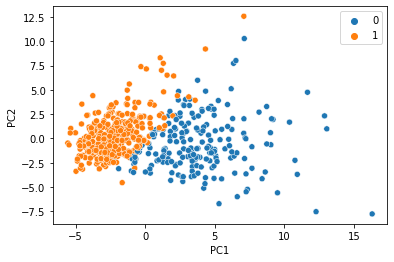
#> input picture data/2d.png, 394 x 262 px, found by its file name
$ jupyter execute Image_Operations.ipynb
#> lines starting #> are read from the running program, lines starting #| are printed output that depends on the picture
<a href="https://colab.research.google.com/github/fahimabrar/Machine-Learning/blob/main/Image_Operations.ipynb" target="_parent"></a>

[cell 1]
import cv2
from google.colab.patches import cv2_imshow
from skimage import io

## we cannot read the image directly from url using opencv, thats why we used skimage.io

[cell 2]
# read the images
im1 = io.imread('https://raw.githubusercontent.com/fahimabrar/Machine-Learning/main/data/2d.png')
#> im1 is the input picture: shape (262, 394, 4); mean R, G, B, A 242.3, 241.1, 239.6, 182.3
im2 = io.imread('https://raw.githubusercontent.com/fahimabrar/Machine-Learning/main/data/3d.png')
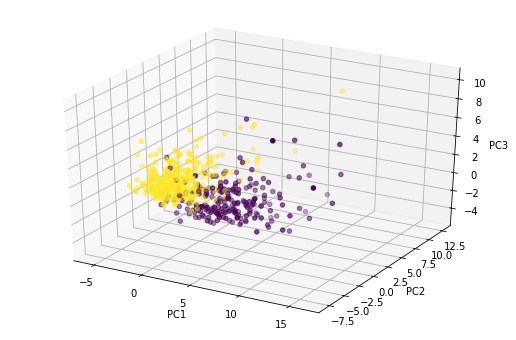
#> input picture data/3d.png, 516 x 340 px, found by its file name
#> im2 is the input picture: shape (340, 516, 4); mean R, G, B, A 243.3, 242.2, 240.4, 237.9

## insted of opencv funciton cv2.imshow we will use cv2_imshow that is imported above. Opencv imshow not worked in google colab environment, but will work fine on your local pc

[cell 3]
cv2_imshow(im1)

[cell 4]
cv2_imshow(im2)

[cell 5]
print(im1.shape)
#| (262, 394, 4)
print(im2.shape)
#| (340, 516, 4)

[cell 6]
# vertically concatenates images
# of same width
concat = cv2.hconcat([im1, im1])
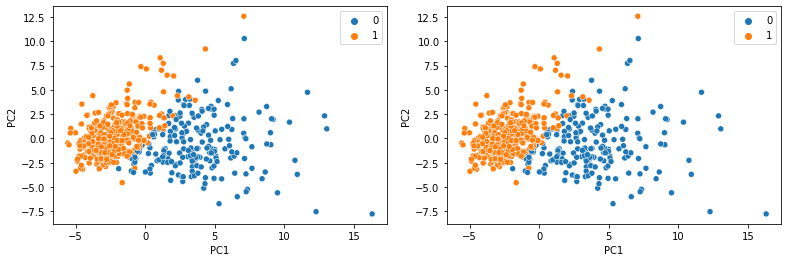
#> concat: shape (262, 788, 4); mean R, G, B, A 242.3, 241.1, 239.6, 182.3; transparent parts drawn white
cv2_imshow(concat)

#For caoncatinating images both images should be in the same shape
- for vertical concatination width should be same
- for horizontal concatination height should be the same

# Following block we resized the 3d (actually 2d) image and then concatinated both

[cell 7]
resized = cv2.resize(im2, (394, 262))
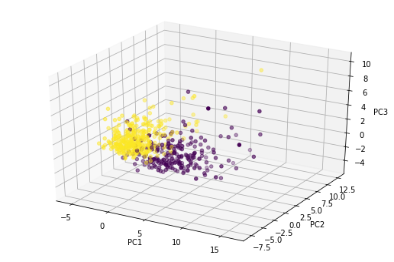
#> resized: shape (262, 394, 4); mean R, G, B, A 243.3, 242.2, 240.4, 238; transparent parts drawn white
concat = cv2.vconcat([im1, resized])
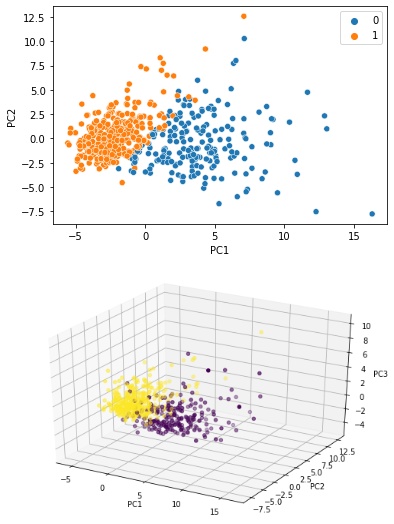
#> concat: shape (524, 394, 4); mean R, G, B, A 242.8, 241.7, 240, 210.1; transparent parts drawn white
cv2_imshow(concat)

[cell 8]
resized = cv2.resize(im2, (394, 262))
concat = cv2.hconcat([im1, resized])
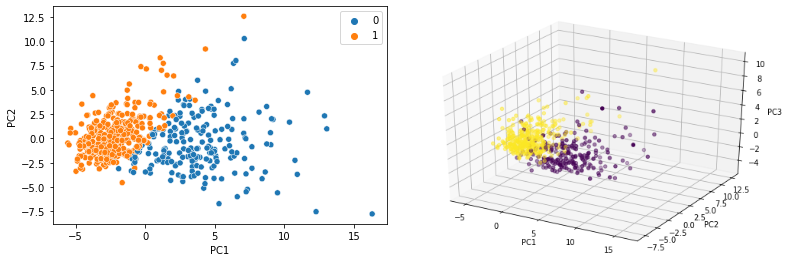
#> concat: shape (262, 788, 4); mean R, G, B, A 242.8, 241.7, 240, 210.1; transparent parts drawn white
cv2_imshow(concat)

# Converting color image to *Grayscale*

[cell 9]
im3 =  cv2.cvtColor(concat, cv2.COLOR_BGR2GRAY)
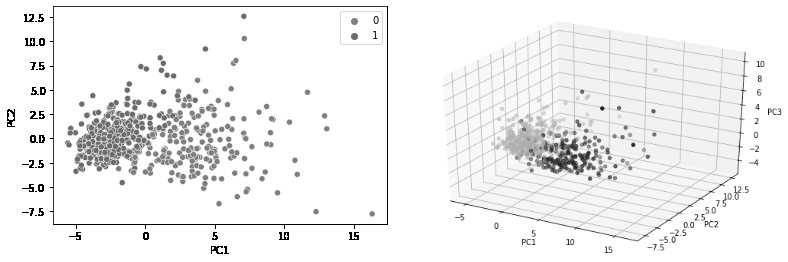
#> im3: shape (262, 788); min 0, max 255, mean 241.3
cv2_imshow(im3)

# Rotating images using imutils library

[cell 10]
import imutils
im4 = imutils.rotate(im1, angle=60)
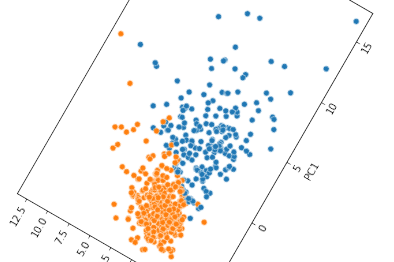
#> im4: shape (262, 394, 4); mean R, G, B, A 180.2, 179.1, 177.6, 150.5; transparent parts drawn white
cv2_imshow(im4)
